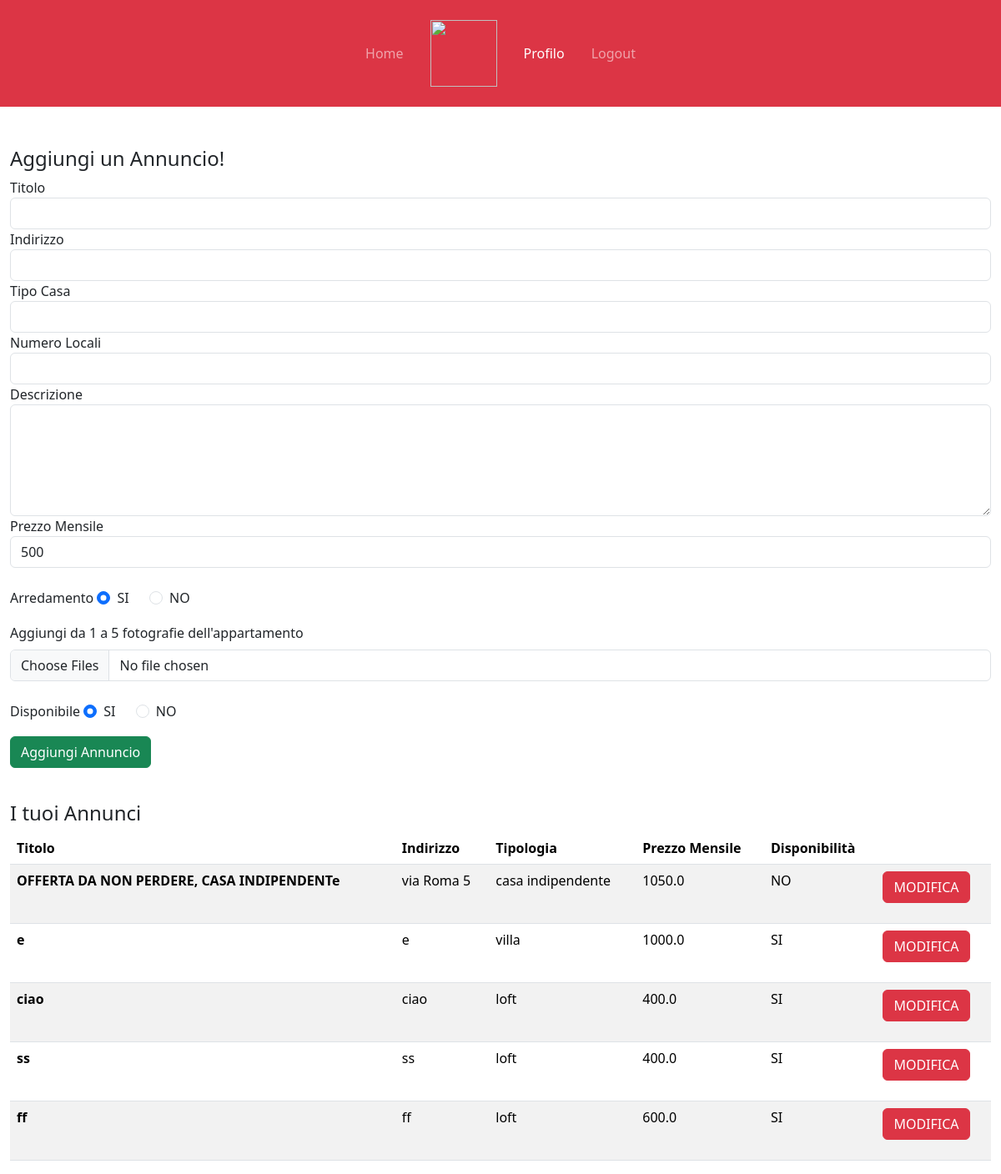
Page /profilo (signed in) on the earlier database version.
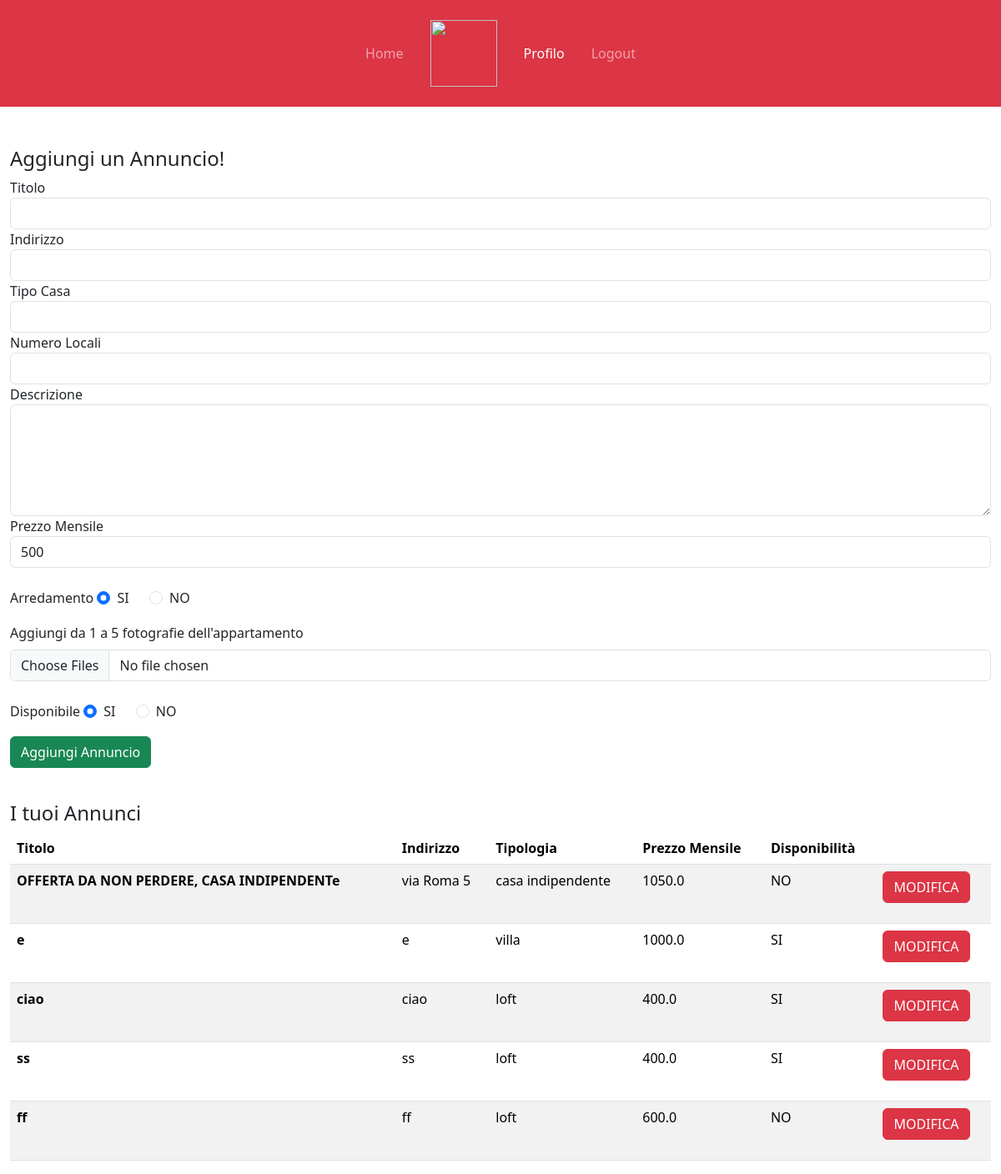
Same page on the later database version.
### tables this page shows
CREATE TABLE "ANNUNCI" (
	"idAnnuncio"	INTEGER NOT NULL,
	"titolo"	TEXT NOT NULL,
	"indirizzo"	TEXT NOT NULL,
	"tipoCasa"	TEXT NOT NULL,
	"numeroLocali"	TEXT NOT NULL,
	"descrizione"	TEXT NOT NULL,
	"prezzoMensile"	REAL NOT NULL,
	"arredamento"	TEXT NOT NULL,
	"disponibilita"	TEXT NOT NULL,
	"idUtente"	INTEGER NOT NULL,
	FOREIGN KEY("idUtente") REFERENCES "UTENTI"("idUtente"),
	PRIMARY KEY("idAnnuncio" AUTOINCREMENT)
);

### app.py (the view)
@app.route('/profilo')
@app.route('/profilo/<int:id>')
@login_required
def profilo(id=None): #annuncio=None significa che il parametro è opzionale.
   if id is not None:
      annunci=posts_dao.get_annunci(current_user.id)
      annuncio=posts_dao.get_singleAnnuncio(id)
      return render_template('profilo.html', annunci=annunci, annuncio=annuncio)
   else:
      annunci=posts_dao.get_annunci(current_user.id)
      return render_template('profilo.html', annunci=annunci)

### app.py (called while the page is built)
@login_manager.user_loader
def load_user(user_id):
    db_user=posts_dao.get_user_by_id(user_id)
    user = User(id=db_user['idUtente'],
                username=db_user['username'],
                password=db_user['password'],
                tipo=db_user['tipo'])
    return user

### posts_dao.py (called while the page is built)
def get_user_by_id(id_utente):
    query = 'SELECT * FROM UTENTI WHERE idUtente = ?'
    connection = sqlite3.connect('db/affitti.db')
    connection.row_factory = sqlite3.Row
    cursor = connection.cursor()
    cursor.execute(query, (id_utente,))
    result = cursor.fetchone()
    cursor.close()
    connection.close()
    return result

def get_annunci(id):
    conn =sqlite3.connect('db/affitti.db')
    conn.row_factory = sqlite3.Row
    cursor= conn.cursor()
    sql = 'SELECT  ANNUNCI.idAnnuncio, titolo, indirizzo, tipoCasa, numeroLocali, descrizione, \
    prezzoMensile, arredamento, disponibilita, urlFoto FROM ANNUNCI, FOTO \
    where ANNUNCI.idUtente = ? and ANNUNCI.idAnnuncio = FOTO.idAnnuncio \
    GROUP BY ANNUNCI.idAnnuncio'
    cursor.execute(sql, (id,))
    annunci= cursor.fetchall()
    cursor.close()
    conn.close()
    return annunci

### templates/profilo.html (shortened to what the changed rows need)
{% extends "base.html" %}
{% block content %}
  {% if current_user.tipo == 'locatore' %}
    <div class="container-fluid mt-5">
      <br>
      <div style="background-color: #e7effd;">
        <table class="table table-striped">
          <thead>
            <tr>
              <th scope="col">Titolo</th>
              <th scope="col">Indirizzo</th>
              <th scope="col">Tipologia</th>
              <th scope="col">Prezzo Mensile</th>
              <th scope="col">Disponibilità</th>
              <th scope="col"></th>
            </tr>
          </thead>
          <tbody>
            {% for ann in annunci %}
            <tr>
              <th scope="row">{{ann.titolo}}</th>
              <td>{{ann.indirizzo}}</td>
              <td>{{ann.tipoCasa}}</td>
              <td>{{ann.prezzoMensile}}</td>
              <td>{{ann.disponibilita}}</td>
              <td>
                <form action="/modificaAnn/{{ann.idAnnuncio}}" method="POST">
                  <button type="submit" class="btn btn-danger">MODIFICA</button>
                </form>
              </td>
            </tr>
            {% endfor %}
          </tbody>
      </div>
    </div>
  {% else %}
    <p>ciao cliente</p>
  {% endif %}
{% endblock %}

Differences in the rows shown:
changed ANNUNCI "ff": disponibilita "SI" → "NO"
